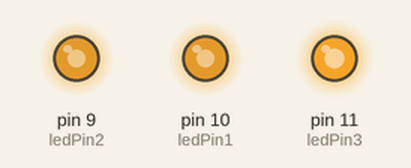
Recording of a sketch running on a simulated Arduino Uno, built with avr-gcc and run on an emulated ATmega328P. On the bench: output pins drawn as LEDs (lit = HIGH). Random numbers use the default seed unless the sketch sets one.

Above: at 0.37 s.
At 9.58 s:
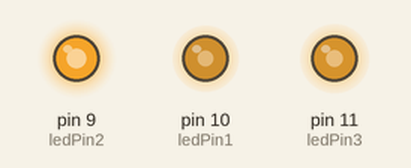
At 15.46 s:
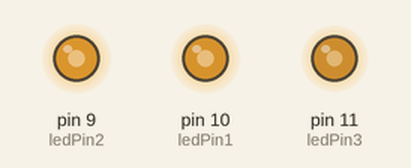
At 19.22 s:
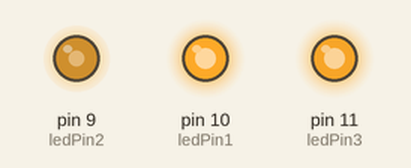
At 28.47 s:
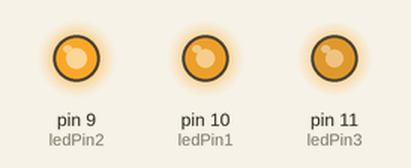
At 39.03 s:
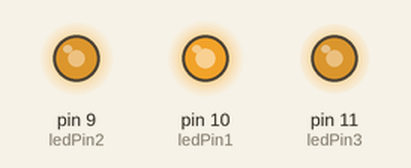
Timing chart, 0 to 40.0 s (numbered marks = the images above):
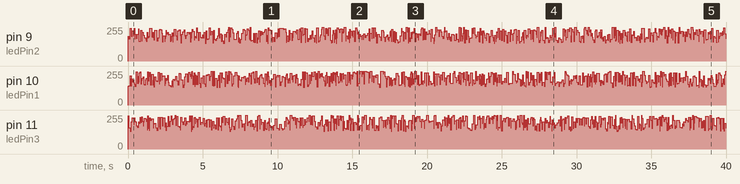

The sketch:

app.ino
```cpp
#include"int.h"


void setup() {
  // put your setup code here, to run once:
pinMode(ledPin1, OUTPUT);
pinMode(ledPin2, OUTPUT);
pinMode(ledPin3, OUTPUT);
}

void loop() {
  // put your main code here, to run repeatedly:
analogWrite(ledPin1, random(120)+135);
analogWrite(ledPin2, random(120)+135);
analogWrite(ledPin3, random(120)+135);
delay(random(space));
}
```

int.h
```cpp
int ledPin1 = 10;
int ledPin2 = 9;
int ledPin3 = 11;
int space = 100;
```
